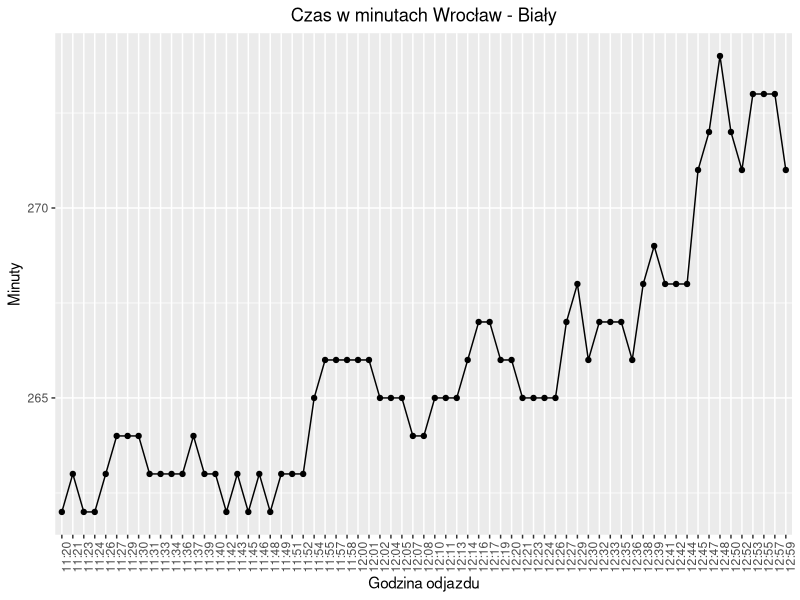
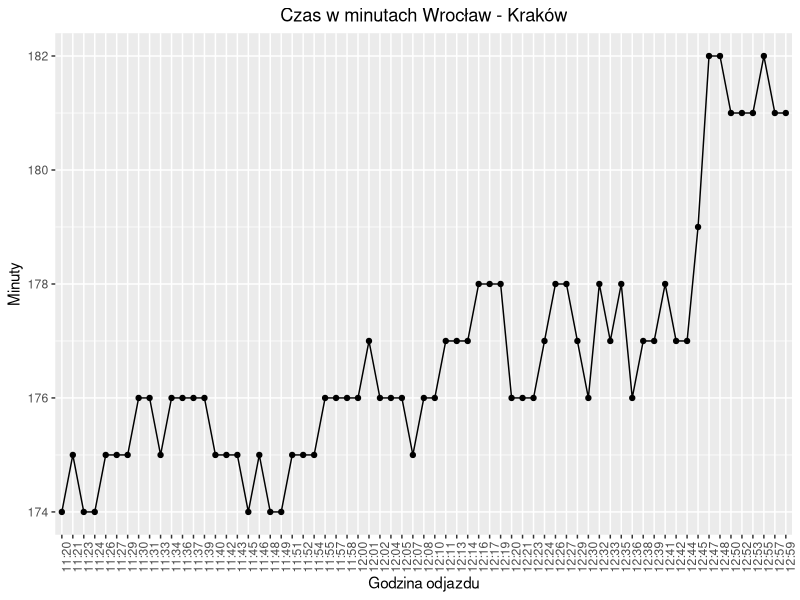
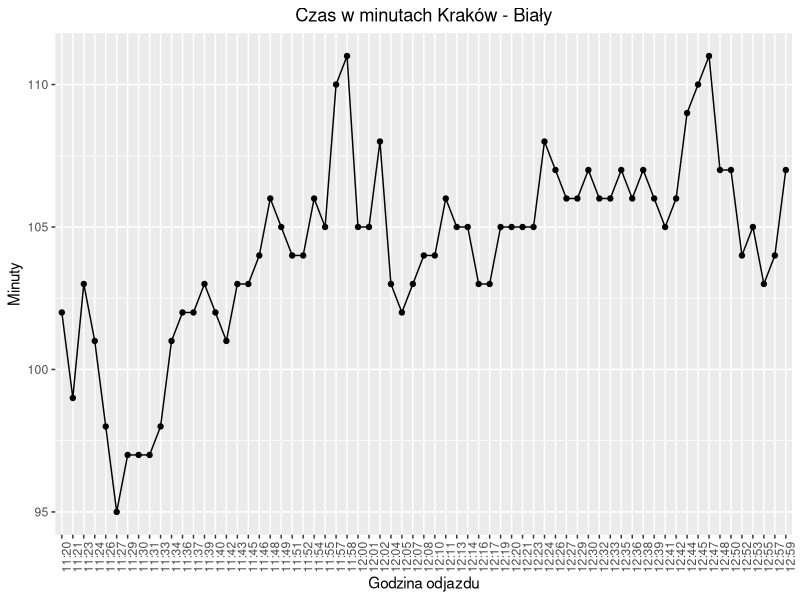
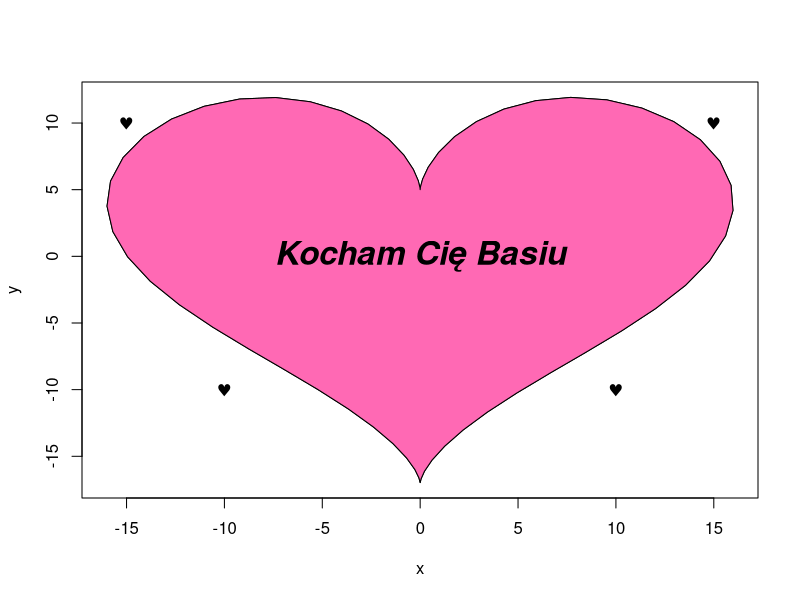

Here is the R script that generated these plots, in order:
## ---- chunk 1
library(dplyr)
library(ggplot2)
library(rstudioapi)
library(knitr)
library(kableExtra)

setwd(dirname(rstudioapi::getActiveDocumentContext()$path))
## ---- chunk 2
data <- read.csv("czas.csv")
data$czas <- substring(data$czas, 8, length(data$czas))
colnames(data) <- c("czas", "Wrocław - Biały", "Wrocław - Kraków", "Kraków - Biały")
data |> knitr::kable(
    format = "latex",
    align = "l",
    booktabs = TRUE,
    longtable = TRUE,
    linesep = "",
    ) %>%
  kableExtra::kable_styling(
      position = "center",
      latex_options = c("striped", "repeat_header"),
      stripe_color = "gray!15"
    )
## ---- chunk 3
ggplot(data, aes(x=czas, y=`Wrocław - Biały`, group=1)) + 
  geom_point() +
  geom_line() +
  labs(title="Czas w minutach Wrocław - Biały", y="Minuty", x="Godzina odjazdu") +
  theme(axis.text.x = element_text(angle = 90, size=rel(1)),
        axis.text.y = element_text(size=rel(1)),
        plot.title = element_text(hjust = 0.5))
## ---- chunk 4
ggplot(data, aes(x=czas, y=`Wrocław - Kraków`, group=1)) + 
  geom_point() +
  geom_line() +
  labs(title="Czas w minutach Wrocław - Kraków", y="Minuty", x="Godzina odjazdu") +
  theme(axis.text.x = element_text(angle = 90, size=rel(1)),
        axis.text.y = element_text(size=rel(1)),
        plot.title = element_text(hjust = 0.5))
## ---- chunk 5
ggplot(data, aes(x=czas, y=`Kraków - Biały`, group=1)) + 
  geom_point() +
  geom_line() +
  labs(title="Czas w minutach Kraków - Biały", y="Minuty", x="Godzina odjazdu") +
  theme(axis.text.x = element_text(angle = 90, size=rel(1)),
        axis.text.y = element_text(size=rel(1)),
        plot.title = element_text(hjust = 0.5))
## ---- chunk 6
dat<- data.frame(t=seq(0, 2*pi, by=0.1) )
 xhrt <- function(t) 16*sin(t)^3
 yhrt <- function(t) 13*cos(t)-5*cos(2*t)-2*cos(3*t)-cos(4*t)
 dat$y=yhrt(dat$t)
 dat$x=xhrt(dat$t)
 with(dat, plot(x,y, type="l"))
 
with(dat, polygon(x,y, col="hotpink"))
points(c(10,-10, -15, 15), c(-10, -10, 10, 10), pch=169, font=5)
text(x = 0, y = 0,                # Add text element
     "Kocham Cię Basiu", font=4, cex=2)
